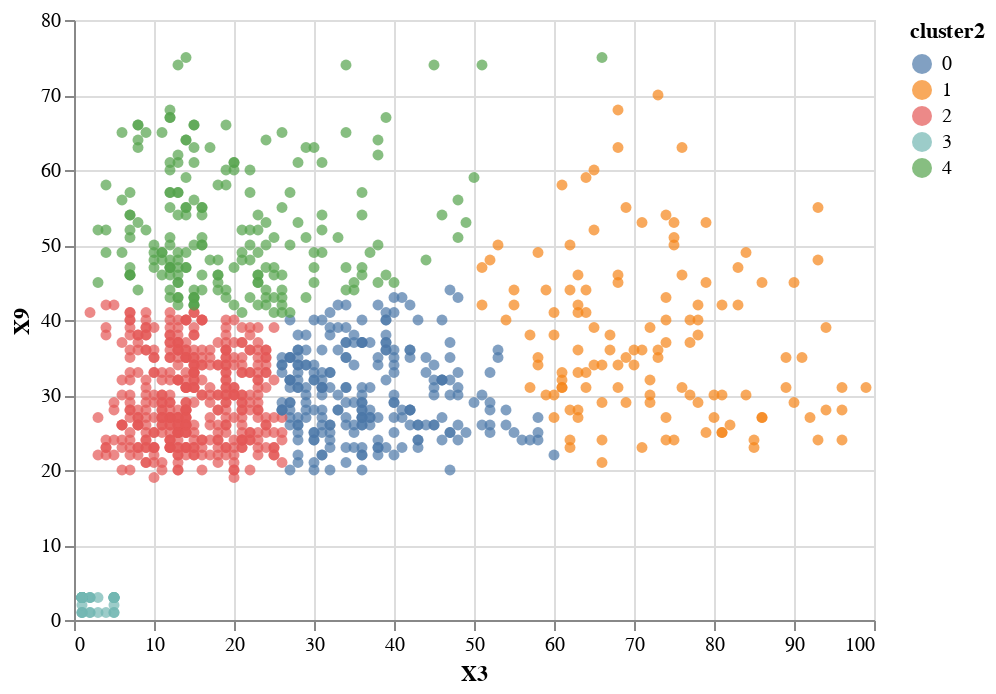

Write notebook code for a chart like this one.
### Markdown cell above
Optimal range for clusters seems to be around 4

### Code cell
kmeans = KMeans(random_state=42, n_clusters=5, init='k-means++', n_init=5)
kmeans.fit(X_scaled)
df['cluster2'] = kmeans.predict(X_scaled)
scatter_plot = alt.Chart(df).mark_circle()
scatter_plot.encode(x='X3', 
                    y='X9', 
                    color='cluster2:N', 
                    tooltip=['X3', 'X9']).interactive()

### Figure 1 — Vega-Lite specification as saved in the notebook (floating-point values rounded to 4 significant figures; data arrays with more than 128 entries replaced by an {"elided": "..."} marker saying what was removed)
{"config": {"view": {"continuousWidth": 400, "continuousHeight": 300}}, "data": {"name": "data-0872eaf77c577a8412fb9b1efb30d9fa"}, "mark": "circle", "encoding": {"color": {"type": "nominal", "field": "cluster2"}, "tooltip": [{"type": "quantitative", "field": "X3"}, {"type": "quantitative", "field": "X9"}], "x": {"type": "quantitative", "field": "X3"}, "y": {"type": "quantitative", "field": "X9"}}, "selection": {"selector002": {"type": "interval", "bind": "scales", "encodings": ["x", "y"]}}, "$schema": "https://vega.github.io/schema/vega-lite/v4.8.1.json", "datasets": {"data-0872eaf77c577a8412fb9b1efb30d9fa": {"elided": "1000 records"}}}
